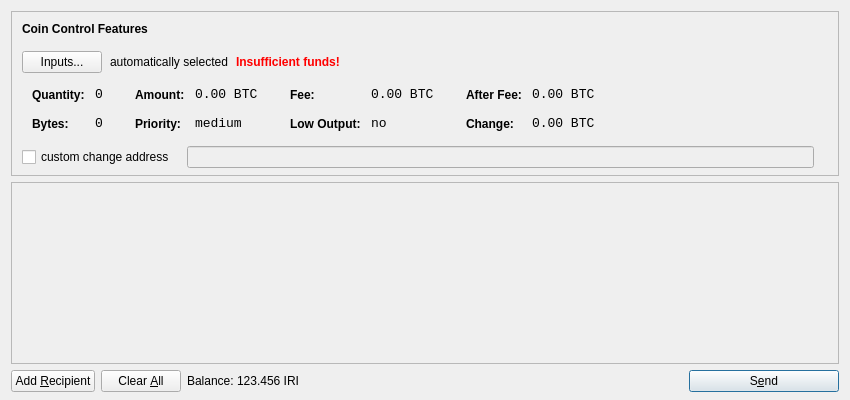
<?xml version="1.0" encoding="UTF-8"?>
<ui version="4.0">
 <class>SendCoinsDialog</class>
 <widget class="QDialog" name="SendCoinsDialog">
  <property name="geometry">
   <rect>
    <x>0</x>
    <y>0</y>
    <width>850</width>
    <height>400</height>
   </rect>
  </property>
  <property name="windowTitle">
   <string>Send Coins</string>
  </property>
  <layout class="QVBoxLayout" name="verticalLayout" stretch="0,1,0">
   <property name="bottomMargin">
    <number>8</number>
   </property>
   <item>
    <widget class="QFrame" name="frameCoinControl">
     <property name="sizePolicy">
      <sizepolicy hsizetype="Expanding" vsizetype="Expanding">
       <horstretch>0</horstretch>
       <verstretch>0</verstretch>
      </sizepolicy>
     </property>
     <property name="maximumSize">
      <size>
       <width>16777215</width>
       <height>16777215</height>
      </size>
     </property>
     <property name="frameShape">
      <enum>QFrame::StyledPanel</enum>
     </property>
     <property name="frameShadow">
      <enum>QFrame::Sunken</enum>
     </property>
     <layout class="QVBoxLayout" name="verticalLayoutCoinControl2">
      <property name="spacing">
       <number>-1</number>
      </property>
      <property name="leftMargin">
       <number>0</number>
      </property>
      <property name="topMargin">
       <number>0</number>
      </property>
      <property name="rightMargin">
       <number>0</number>
      </property>
      <property name="bottomMargin">
       <number>6</number>
      </property>
      <item>
       <layout class="QVBoxLayout" name="verticalLayoutCoinControl" stretch="0,0,0,0,1">
        <property name="spacing">
         <number>0</number>
        </property>
        <property name="leftMargin">
         <number>10</number>
        </property>
        <property name="topMargin">
         <number>10</number>
        </property>
        <item>
         <layout class="QHBoxLayout" name="horizontalLayoutCoinControl1">
          <property name="bottomMargin">
           <number>15</number>
          </property>
          <item>
           <widget class="QLabel" name="labelCoinControlFeatures">
            <property name="sizePolicy">
             <sizepolicy hsizetype="Preferred" vsizetype="Maximum">
              <horstretch>0</horstretch>
              <verstretch>0</verstretch>
             </sizepolicy>
            </property>
            <property name="font">
             <font>
              <weight>75</weight>
              <bold>true</bold>
             </font>
            </property>
            <property name="styleSheet">
             <string notr="true">font-weight:bold;</string>
            </property>
            <property name="text">
             <string>Coin Control Features</string>
            </property>
           </widget>
          </item>
         </layout>
        </item>
        <item>
         <layout class="QHBoxLayout" name="horizontalLayoutCoinControl2" stretch="0,0,0,0">
          <property name="spacing">
           <number>8</number>
          </property>
          <property name="bottomMargin">
           <number>10</number>
          </property>
          <item>
           <widget class="QPushButton" name="pushButtonCoinControl">
            <property name="styleSheet">
             <string notr="true"/>
            </property>
            <property name="text">
             <string>Inputs...</string>
            </property>
           </widget>
          </item>
          <item>
           <widget class="QLabel" name="labelCoinControlAutomaticallySelected">
            <property name="text">
             <string>automatically selected</string>
            </property>
            <property name="margin">
             <number>5</number>
            </property>
           </widget>
          </item>
          <item>
           <widget class="QLabel" name="labelCoinControlInsuffFunds">
            <property name="font">
             <font>
              <weight>75</weight>
              <bold>true</bold>
             </font>
            </property>
            <property name="styleSheet">
             <string notr="true">color:red;font-weight:bold;</string>
            </property>
            <property name="text">
             <string>Insufficient funds!</string>
            </property>
            <property name="margin">
             <number>5</number>
            </property>
           </widget>
          </item>
          <item>
           <spacer name="horizontalSpacerCoinControl">
            <property name="orientation">
             <enum>Qt::Horizontal</enum>
            </property>
            <property name="sizeHint" stdset="0">
             <size>
              <width>40</width>
              <height>1</height>
             </size>
            </property>
           </spacer>
          </item>
         </layout>
        </item>
        <item>
         <widget class="QWidget" name="widgetCoinControl" native="true">
          <property name="sizePolicy">
           <sizepolicy hsizetype="Preferred" vsizetype="Preferred">
            <horstretch>0</horstretch>
            <verstretch>0</verstretch>
           </sizepolicy>
          </property>
          <property name="minimumSize">
           <size>
            <width>0</width>
            <height>0</height>
           </size>
          </property>
          <property name="styleSheet">
           <string notr="true"/>
          </property>
          <layout class="QHBoxLayout" name="horizontalLayoutCoinControl5">
           <property name="margin">
            <number>0</number>
           </property>
           <item>
            <layout class="QHBoxLayout" name="horizontalLayoutCoinControl3" stretch="0,0,0,1">
             <property name="spacing">
              <number>20</number>
             </property>
             <property name="topMargin">
              <number>0</number>
             </property>
             <property name="bottomMargin">
              <number>10</number>
             </property>
             <item>
              <layout class="QFormLayout" name="formLayoutCoinControl1">
               <property name="horizontalSpacing">
                <number>10</number>
               </property>
               <property name="verticalSpacing">
                <number>14</number>
               </property>
               <property name="leftMargin">
                <number>10</number>
               </property>
               <property name="topMargin">
                <number>4</number>
               </property>
               <property name="rightMargin">
                <number>6</number>
               </property>
               <item row="0" column="0">
                <widget class="QLabel" name="labelCoinControlQuantityText">
                 <property name="styleSheet">
                  <string notr="true">font-weight:bold;</string>
                 </property>
                 <property name="text">
                  <string>Quantity:</string>
                 </property>
                 <property name="margin">
                  <number>0</number>
                 </property>
                </widget>
               </item>
               <item row="0" column="1">
                <widget class="QLabel" name="labelCoinControlQuantity">
                 <property name="font">
                  <font>
                   <family>Monospace</family>
                   <pointsize>10</pointsize>
                  </font>
                 </property>
                 <property name="cursor">
                  <cursorShape>IBeamCursor</cursorShape>
                 </property>
                 <property name="contextMenuPolicy">
                  <enum>Qt::ActionsContextMenu</enum>
                 </property>
                 <property name="text">
                  <string notr="true">0</string>
                 </property>
                 <property name="margin">
                  <number>0</number>
                 </property>
                 <property name="textInteractionFlags">
                  <set>Qt::LinksAccessibleByMouse|Qt::TextSelectableByKeyboard|Qt::TextSelectableByMouse</set>
                 </property>
                </widget>
               </item>
               <item row="1" column="0">
                <widget class="QLabel" name="labelCoinControlBytesText">
                 <property name="styleSheet">
                  <string notr="true">font-weight:bold;</string>
                 </property>
                 <property name="text">
                  <string>Bytes:</string>
                 </property>
                </widget>
               </item>
               <item row="1" column="1">
                <widget class="QLabel" name="labelCoinControlBytes">
                 <property name="font">
                  <font>
                   <family>Monospace</family>
                   <pointsize>10</pointsize>
                  </font>
                 </property>
                 <property name="cursor">
                  <cursorShape>IBeamCursor</cursorShape>
                 </property>
                 <property name="contextMenuPolicy">
                  <enum>Qt::ActionsContextMenu</enum>
                 </property>
                 <property name="text">
                  <string notr="true">0</string>
                 </property>
                 <property name="textInteractionFlags">
                  <set>Qt::LinksAccessibleByMouse|Qt::TextSelectableByKeyboard|Qt::TextSelectableByMouse</set>
                 </property>
                </widget>
               </item>
              </layout>
             </item>
             <item>
              <layout class="QFormLayout" name="formLayoutCoinControl2">
               <property name="horizontalSpacing">
                <number>10</number>
               </property>
               <property name="verticalSpacing">
                <number>14</number>
               </property>
               <property name="leftMargin">
                <number>6</number>
               </property>
               <property name="topMargin">
                <number>4</number>
               </property>
               <property name="rightMargin">
                <number>6</number>
               </property>
               <item row="0" column="0">
                <widget class="QLabel" name="labelCoinControlAmountText">
                 <property name="styleSheet">
                  <string notr="true">font-weight:bold;</string>
                 </property>
                 <property name="text">
                  <string>Amount:</string>
                 </property>
                 <property name="margin">
                  <number>0</number>
                 </property>
                </widget>
               </item>
               <item row="0" column="1">
                <widget class="QLabel" name="labelCoinControlAmount">
                 <property name="font">
                  <font>
                   <family>Monospace</family>
                   <pointsize>10</pointsize>
                  </font>
                 </property>
                 <property name="cursor">
                  <cursorShape>IBeamCursor</cursorShape>
                 </property>
                 <property name="contextMenuPolicy">
                  <enum>Qt::ActionsContextMenu</enum>
                 </property>
                 <property name="text">
                  <string notr="true">0.00 BTC</string>
                 </property>
                 <property name="textInteractionFlags">
                  <set>Qt::LinksAccessibleByMouse|Qt::TextSelectableByKeyboard|Qt::TextSelectableByMouse</set>
                 </property>
                </widget>
               </item>
               <item row="1" column="0">
                <widget class="QLabel" name="labelCoinControlPriorityText">
                 <property name="styleSheet">
                  <string notr="true">font-weight:bold;</string>
                 </property>
                 <property name="text">
                  <string>Priority:</string>
                 </property>
                </widget>
               </item>
               <item row="1" column="1">
                <widget class="QLabel" name="labelCoinControlPriority">
                 <property name="font">
                  <font>
                   <family>Monospace</family>
                   <pointsize>10</pointsize>
                  </font>
                 </property>
                 <property name="cursor">
                  <cursorShape>IBeamCursor</cursorShape>
                 </property>
                 <property name="contextMenuPolicy">
                  <enum>Qt::ActionsContextMenu</enum>
                 </property>
                 <property name="text">
                  <string>medium</string>
                 </property>
                 <property name="textInteractionFlags">
                  <set>Qt::LinksAccessibleByMouse|Qt::TextSelectableByKeyboard|Qt::TextSelectableByMouse</set>
                 </property>
                </widget>
               </item>
              </layout>
             </item>
             <item>
              <layout class="QFormLayout" name="formLayoutCoinControl3">
               <property name="horizontalSpacing">
                <number>10</number>
               </property>
               <property name="verticalSpacing">
                <number>14</number>
               </property>
               <property name="leftMargin">
                <number>6</number>
               </property>
               <property name="topMargin">
                <number>4</number>
               </property>
               <property name="rightMargin">
                <number>6</number>
               </property>
               <item row="0" column="0">
                <widget class="QLabel" name="labelCoinControlFeeText">
                 <property name="styleSheet">
                  <string notr="true">font-weight:bold;</string>
                 </property>
                 <property name="text">
                  <string>Fee:</string>
                 </property>
                 <property name="margin">
                  <number>0</number>
                 </property>
                </widget>
               </item>
               <item row="0" column="1">
                <widget class="QLabel" name="labelCoinControlFee">
                 <property name="font">
                  <font>
                   <family>Monospace</family>
                   <pointsize>10</pointsize>
                  </font>
                 </property>
                 <property name="cursor">
                  <cursorShape>IBeamCursor</cursorShape>
                 </property>
                 <property name="contextMenuPolicy">
                  <enum>Qt::ActionsContextMenu</enum>
                 </property>
                 <property name="text">
                  <string notr="true">0.00 BTC</string>
                 </property>
                 <property name="textInteractionFlags">
                  <set>Qt::LinksAccessibleByMouse|Qt::TextSelectableByKeyboard|Qt::TextSelectableByMouse</set>
                 </property>
                </widget>
               </item>
               <item row="1" column="0">
                <widget class="QLabel" name="labelCoinControlLowOutputText">
                 <property name="styleSheet">
                  <string notr="true">font-weight:bold;</string>
                 </property>
                 <property name="text">
                  <string>Low Output:</string>
                 </property>
                </widget>
               </item>
               <item row="1" column="1">
                <widget class="QLabel" name="labelCoinControlLowOutput">
                 <property name="font">
                  <font>
                   <family>Monospace</family>
                   <pointsize>10</pointsize>
                  </font>
                 </property>
                 <property name="cursor">
                  <cursorShape>IBeamCursor</cursorShape>
                 </property>
                 <property name="contextMenuPolicy">
                  <enum>Qt::ActionsContextMenu</enum>
                 </property>
                 <property name="text">
                  <string>no</string>
                 </property>
                 <property name="textInteractionFlags">
                  <set>Qt::LinksAccessibleByMouse|Qt::TextSelectableByKeyboard|Qt::TextSelectableByMouse</set>
                 </property>
                </widget>
               </item>
              </layout>
             </item>
             <item>
              <layout class="QFormLayout" name="formLayoutCoinControl4">
               <property name="horizontalSpacing">
                <number>10</number>
               </property>
               <property name="verticalSpacing">
                <number>14</number>
               </property>
               <property name="leftMargin">
                <number>6</number>
               </property>
               <property name="topMargin">
                <number>4</number>
               </property>
               <property name="rightMargin">
                <number>6</number>
               </property>
               <item row="0" column="0">
                <widget class="QLabel" name="labelCoinControlAfterFeeText">
                 <property name="styleSheet">
                  <string notr="true">font-weight:bold;</string>
                 </property>
                 <property name="text">
                  <string>After Fee:</string>
                 </property>
                 <property name="margin">
                  <number>0</number>
                 </property>
                </widget>
               </item>
               <item row="0" column="1">
                <widget class="QLabel" name="labelCoinControlAfterFee">
                 <property name="font">
                  <font>
                   <family>Monospace</family>
                   <pointsize>10</pointsize>
                  </font>
                 </property>
                 <property name="cursor">
                  <cursorShape>IBeamCursor</cursorShape>
                 </property>
                 <property name="contextMenuPolicy">
                  <enum>Qt::ActionsContextMenu</enum>
                 </property>
                 <property name="text">
                  <string notr="true">0.00 BTC</string>
                 </property>
                 <property name="textInteractionFlags">
                  <set>Qt::LinksAccessibleByMouse|Qt::TextSelectableByKeyboard|Qt::TextSelectableByMouse</set>
                 </property>
                </widget>
               </item>
               <item row="1" column="0">
                <widget class="QLabel" name="labelCoinControlChangeText">
                 <property name="styleSheet">
                  <string notr="true">font-weight:bold;</string>
                 </property>
                 <property name="text">
                  <string>Change:</string>
                 </property>
                </widget>
               </item>
               <item row="1" column="1">
                <widget class="QLabel" name="labelCoinControlChange">
                 <property name="font">
                  <font>
                   <family>Monospace</family>
                   <pointsize>10</pointsize>
                  </font>
                 </property>
                 <property name="cursor">
                  <cursorShape>IBeamCursor</cursorShape>
                 </property>
                 <property name="contextMenuPolicy">
                  <enum>Qt::ActionsContextMenu</enum>
                 </property>
                 <property name="text">
                  <string notr="true">0.00 BTC</string>
                 </property>
                 <property name="textInteractionFlags">
                  <set>Qt::LinksAccessibleByMouse|Qt::TextSelectableByKeyboard|Qt::TextSelectableByMouse</set>
                 </property>
                </widget>
               </item>
              </layout>
             </item>
            </layout>
           </item>
          </layout>
         </widget>
        </item>
        <item>
         <layout class="QHBoxLayout" name="horizontalLayoutCoinControl4" stretch="0,0,0">
          <property name="spacing">
           <number>12</number>
          </property>
          <property name="sizeConstraint">
           <enum>QLayout::SetDefaultConstraint</enum>
          </property>
          <property name="topMargin">
           <number>5</number>
          </property>
          <property name="rightMargin">
           <number>5</number>
          </property>
          <item>
           <widget class="QCheckBox" name="checkBoxCoinControlChange">
            <property name="text">
             <string>custom change address</string>
            </property>
           </widget>
          </item>
          <item>
           <widget class="QLineEdit" name="lineEditCoinControlChange">
            <property name="enabled">
             <bool>false</bool>
            </property>
            <property name="sizePolicy">
             <sizepolicy hsizetype="Expanding" vsizetype="Fixed">
              <horstretch>0</horstretch>
              <verstretch>0</verstretch>
             </sizepolicy>
            </property>
           </widget>
          </item>
          <item>
           <widget class="QLabel" name="labelCoinControlChangeLabel">
            <property name="sizePolicy">
             <sizepolicy hsizetype="Preferred" vsizetype="Expanding">
              <horstretch>0</horstretch>
              <verstretch>0</verstretch>
             </sizepolicy>
            </property>
            <property name="minimumSize">
             <size>
              <width>0</width>
              <height>0</height>
             </size>
            </property>
            <property name="text">
             <string/>
            </property>
            <property name="margin">
             <number>3</number>
            </property>
           </widget>
          </item>
         </layout>
        </item>
        <item>
         <spacer name="verticalSpacerCoinControl">
          <property name="orientation">
           <enum>Qt::Vertical</enum>
          </property>
          <property name="sizeHint" stdset="0">
           <size>
            <width>800</width>
            <height>1</height>
           </size>
          </property>
         </spacer>
        </item>
       </layout>
      </item>
     </layout>
    </widget>
   </item>
   <item>
    <widget class="QScrollArea" name="scrollArea">
     <property name="widgetResizable">
      <bool>true</bool>
     </property>
     <widget class="QWidget" name="scrollAreaWidgetContents">
      <property name="geometry">
       <rect>
        <x>0</x>
        <y>0</y>
        <width>830</width>
        <height>165</height>
       </rect>
      </property>
      <layout class="QVBoxLayout" name="verticalLayout_2">
       <property name="margin">
        <number>0</number>
       </property>
       <item>
        <layout class="QVBoxLayout" name="entries">
         <property name="spacing">
          <number>6</number>
         </property>
        </layout>
       </item>
       <item>
        <spacer name="verticalSpacer">
         <property name="orientation">
          <enum>Qt::Vertical</enum>
         </property>
         <property name="sizeHint" stdset="0">
          <size>
           <width>20</width>
           <height>40</height>
          </size>
         </property>
        </spacer>
       </item>
      </layout>
     </widget>
    </widget>
   </item>
   <item>
    <layout class="QHBoxLayout" name="horizontalLayout">
     <item>
      <widget class="QPushButton" name="addButton">
       <property name="toolTip">
        <string>Send to multiple recipients at once</string>
       </property>
       <property name="text">
        <string>Add &amp;Recipient</string>
       </property>
       <property name="icon">
        <iconset resource="../bitcoin.qrc">
         <normaloff>:/icons/add</normaloff>:/icons/add</iconset>
       </property>
       <property name="autoDefault">
        <bool>false</bool>
       </property>
      </widget>
     </item>
     <item>
      <widget class="QPushButton" name="clearButton">
       <property name="sizePolicy">
        <sizepolicy hsizetype="Minimum" vsizetype="Fixed">
         <horstretch>0</horstretch>
         <verstretch>0</verstretch>
        </sizepolicy>
       </property>
       <property name="toolTip">
        <string>Remove all transaction fields</string>
       </property>
       <property name="text">
        <string>Clear &amp;All</string>
       </property>
       <property name="icon">
        <iconset resource="../bitcoin.qrc">
         <normaloff>:/icons/remove</normaloff>:/icons/remove</iconset>
       </property>
       <property name="autoRepeatDelay">
        <number>300</number>
       </property>
       <property name="autoDefault">
        <bool>false</bool>
       </property>
      </widget>
     </item>
     <item>
      <layout class="QHBoxLayout" name="horizontalLayout_2">
       <property name="spacing">
        <number>3</number>
       </property>
       <item>
        <widget class="QLabel" name="label">
         <property name="text">
          <string>Balance:</string>
         </property>
        </widget>
       </item>
       <item>
        <widget class="QLabel" name="labelBalance">
         <property name="cursor">
          <cursorShape>IBeamCursor</cursorShape>
         </property>
         <property name="text">
          <string>123.456 IRI</string>
         </property>
         <property name="textInteractionFlags">
          <set>Qt::LinksAccessibleByMouse|Qt::TextSelectableByKeyboard|Qt::TextSelectableByMouse</set>
         </property>
        </widget>
       </item>
      </layout>
     </item>
     <item>
      <spacer name="horizontalSpacer">
       <property name="orientation">
        <enum>Qt::Horizontal</enum>
       </property>
       <property name="sizeHint" stdset="0">
        <size>
         <width>40</width>
         <height>20</height>
        </size>
       </property>
      </spacer>
     </item>
     <item>
      <widget class="QPushButton" name="sendButton">
       <property name="minimumSize">
        <size>
         <width>150</width>
         <height>0</height>
        </size>
       </property>
       <property name="toolTip">
        <string>Confirm the send action</string>
       </property>
       <property name="text">
        <string>S&amp;end</string>
       </property>
       <property name="icon">
        <iconset resource="../bitcoin.qrc">
         <normaloff>:/icons/send</normaloff>:/icons/send</iconset>
       </property>
       <property name="default">
        <bool>true</bool>
       </property>
      </widget>
     </item>
    </layout>
   </item>
  </layout>
 </widget>
 <resources>
  <include location="../bitcoin.qrc"/>
 </resources>
 <connections/>
</ui>
